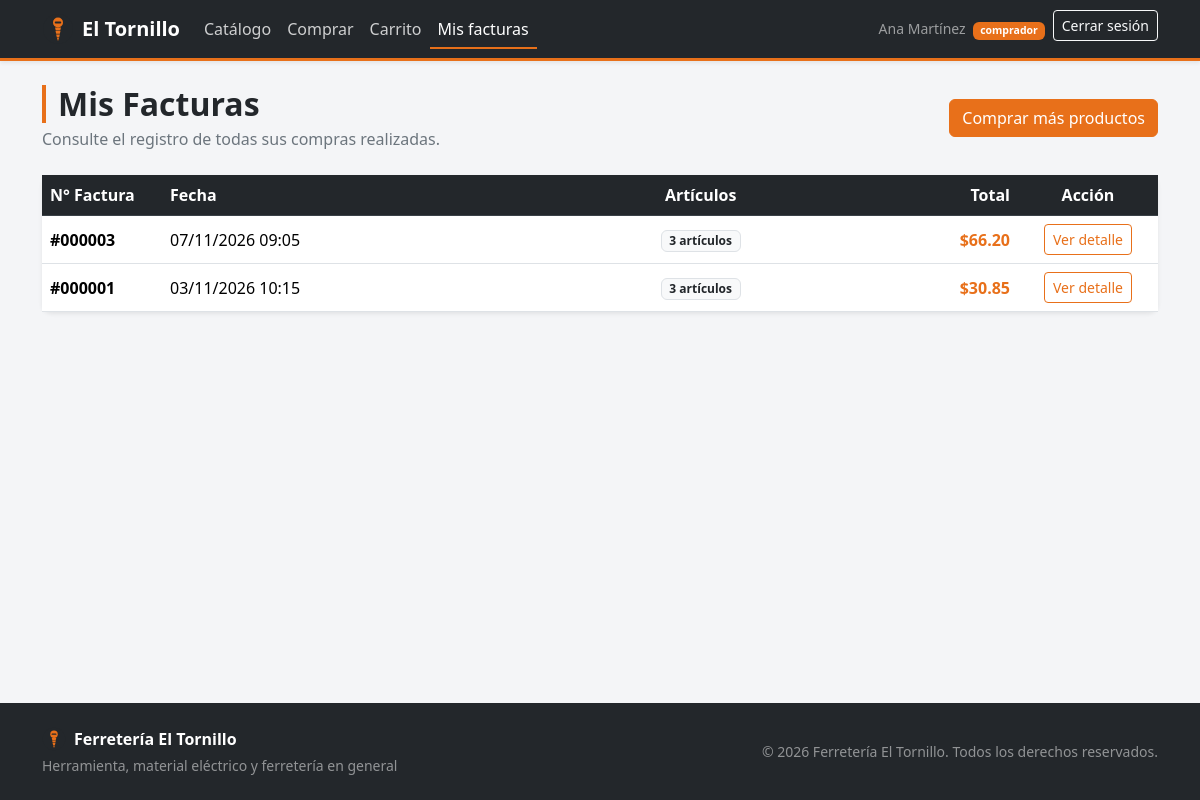
/comprador/historial.php (signed in), run on the app's committed database.
### tables this page shows
CREATE TABLE facturas (
    id           INT UNSIGNED  NOT NULL AUTO_INCREMENT,
    comprador_id INT UNSIGNED  NOT NULL,
    fecha        DATETIME      NOT NULL DEFAULT CURRENT_TIMESTAMP,
    total        DECIMAL(10,2) NOT NULL DEFAULT 0.00,
    PRIMARY KEY (id),
    KEY idx_facturas_comprador (comprador_id),
    CONSTRAINT fk_facturas_comprador
        FOREIGN KEY (comprador_id) REFERENCES usuarios (id)
        ON DELETE RESTRICT ON UPDATE CASCADE
);

### includes/config.php (called while the page is built, shortened)
<?php
function url(string $ruta = ''): string
{
    return BASE_URL . ltrim($ruta, '/');
}
function dinero($monto): string
{
    return '$' . number_format((float) $monto, 2, '.', ',');
}
function fecha_legible(?string $fecha): string
{
    $ts = strtotime($fecha);
    return $ts === false ? $fecha : date('d/m/Y H:i', $ts);
}

### includes/auth.php (called while the page is built, shortened)
<?php
function esta_autenticado(): bool
{
    return isset($_SESSION['usuario_id'], $_SESSION['rol']);
}
function usuario_id(): ?int
{
    return esta_autenticado() ? (int) $_SESSION['usuario_id'] : null;
}

### public/comprador/historial.php (the view, shortened to what this page needs)
<?php
require_once __DIR__ . '/../../includes/auth.php';
$comprador_id = usuario_id();
$sql = "SELECT f.id, f.fecha, f.total,
               (SELECT COUNT(*) FROM detalle_factura df WHERE df.factura_id = f.id) AS num_articulos
        FROM facturas f
        WHERE f.comprador_id = $comprador_id
        ORDER BY f.fecha DESC";
$resultado = mysqli_query($conn, $sql);
$facturas = ($resultado !== false) ? mysqli_fetch_all($resultado, MYSQLI_ASSOC) : [];
require_once __DIR__ . '/../../includes/header.php';
?>
<div class="d-flex flex-wrap justify-content-between align-items-center gap-3 mb-4">
    <div>
        <h1 class="titulo-seccion h2 mb-1">Mis Facturas</h1>
        <p class="text-secondary mb-0">Consulte el registro de todas sus compras realizadas.</p>
    </div>
    <a href="<?= url('comprador/catalogo.php') ?>" class="btn btn-naranja">
        Comprar más productos
    </a>
</div>
<div class="card shadow-sm border-0">
    <div class="card-body p-0">
        <?php if (empty($facturas)): ?>
            <div class="text-center py-5">
                <svg xmlns="http://www.w3.org/2000/svg" width="48" height="48" fill="#6c757d" class="bi bi-receipt mb-3" viewBox="0 0 16 16">
                  <path d="M1.92.506a.5.5 0 0 1 .434.14L3 1.293l.646-.647a.5.5 0 0 1 .708 0L5 1.293l.646-.647a.5.5 0 0 1 .708 0L7 1.293l.646-.647a.5.5 0 0 1 .708 0L9 1.293l.646-.647a.5.5 0 0 1 .708 0l.646.647.646-.647a.5.5 0 0 1 .708 0l.646.647.646-.647a.5.5 0 0 1 .801.13l.5 1A.5.5 0 0 1 15 2v12a.5.5 0 0 1-.053.224l-.5 1a.5.5 0 0 1-.8.13L13 14.707l-.646.647a.5.5 0 0 1-.708 0L11 14.707l-.646.647a.5.5 0 0 1-.708 0L9 14.707l-.646.647a.5.5 0 0 1-.708 0L7 14.707l-.646.647a.5.5 0 0 1-.708 0L5 14.707l-.646.647a.5.5 0 0 1-.708 0L3 14.707l-.646.647a.5.5 0 0 1-.801-.13l-.5-1A.5.5 0 0 1 1 14V2a.5.5 0 0 1 .053-.224l.5-1a.5.5 0 0 1 .367-.27m.216 1.439L2 2.17v11.66l.136.273.4-.4a.5.5 0 0 1 .707 0l.647.647.646-.647a.5.5 0 0 1 .708 0l.646.647.646-.647a.5.5 0 0 1 .708 0l.646.647.646-.647a.5.5 0 0 1 .708 0l.646.647.646-.647a.5.5 0 0 1 .708 0l.646.647.646-.647a.5.5 0 0 1 .708 0l.4.4.136-.273V2.17l-.136-.273-.4.4a.5.5 0 0 1-.707 0L11.5 1.65l-.646.647a.5.5 0 0 1-.708 0L9.5 1.65l-.646.647a.5.5 0 0 1-.708 0L7.5 1.65l-.646.647a.5.5 0 0 1-.708 0L5.5 1.65l-.646.647a.5.5 0 0 1-.708 0L3.5 1.65l-.646.647a.5.5 0 0 1-.708 0z"/>
                  <path d="M3 4.5a.5.5 0 0 1 .5-.5h6a.5.5 0 1 1 0 1h-6a.5.5 0 0 1-.5-.5m0 2a.5.5 0 0 1 .5-.5h6a.5.5 0 1 1 0 1h-6a.5.5 0 0 1-.5-.5m0 2a.5.5 0 0 1 .5-.5h6a.5.5 0 1 1 0 1h-6a.5.5 0 0 1-.5-.5m0 2a.5.5 0 0 1 .5-.5h4a.5.5 0 0 1 0 1h-4a.5.5 0 0 1-.5-.5m8-6a.5.5 0 0 1 .5-.5h1a.5.5 0 0 1 0 1h-1a.5.5 0 0 1-.5-.5m0 2a.5.5 0 0 1 .5-.5h1a.5.5 0 0 1 0 1h-1a.5.5 0 0 1-.5-.5m0 2a.5.5 0 0 1 .5-.5h1a.5.5 0 0 1 0 1h-1a.5.5 0 0 1-.5-.5m0 2a.5.5 0 0 1 .5-.5h1a.5.5 0 0 1 0 1h-1a.5.5 0 0 1-.5-.5"/>
                </svg>
                <h4 class="h5">No tiene compras registradas</h4>
                <p class="text-muted small">Cuando realice un pedido aparecerá en esta lista.</p>
                <a href="<?= url('comprador/catalogo.php') ?>" class="btn btn-sm btn-naranja">Ver catálogo</a>
            </div>
        <?php else: ?>
            <div class="table-responsive">
                <table class="table table-hover align-middle mb-0">
                    <thead class="bg-oscuro text-white">
                        <tr>
                            <th style="width: 120px;">N° Factura</th>
                            <th>Fecha</th>
                            <th class="text-center">Artículos</th>
                            <th class="text-end">Total</th>
                            <th class="text-center" style="width: 140px;">Acción</th>
                        </tr>
                    </thead>
                    <tbody>
                        <?php foreach ($facturas as $f): ?>
                            <tr>
                                <td class="fw-bold">#<?= str_pad((string)$f['id'], 6, '0', STR_PAD_LEFT) ?></td>
                                <td><?= fecha_legible($f['fecha']) ?></td>
                                <td class="text-center">
                                    <span class="badge bg-light text-dark border">
                                        <?= (int) $f['num_articulos'] ?> artículo<?= (int) $f['num_articulos'] === 1 ? '' : 's' ?>
                                    </span>
                                </td>
                                <td class="text-end fw-bold text-naranja"><?= dinero($f['total']) ?></td>
                                <td class="text-center">
                                    <a href="<?= url('comprador/factura.php?id=' . (int)$f['id']) ?>" class="btn btn-sm btn-outline-naranja">
                                        Ver detalle
                                    </a>
                                </td>
                            </tr>
                        <?php endforeach; ?>
                    </tbody>
                </table>
            </div>
        <?php endif; ?>
    </div>
</div>
<?php require_once __DIR__ . '/../../includes/footer.php'; ?>

### public/assets/css/estilos.css (style rules this page uses)
:root { --naranja: #e8701a; --naranja-oscuro: #c75c12; --naranja-claro: #fff1e6; --gris-oscuro: #23272b; --gris-medio: #3a4147; --gris-claro: #f4f5f7; }
html { background-color: var(--gris-oscuro); overscroll-behavior-y: none; }
body { background-color: var(--gris-claro); color: var(--gris-oscuro); }
.bg-oscuro { background-color: var(--gris-oscuro) !important; }
.text-naranja { color: var(--naranja) !important; }
.btn-naranja { background-color: var(--naranja); border-color: var(--naranja); color: #fff; }
.btn-outline-naranja { border-color: var(--naranja); color: var(--naranja); }
.card { border: 1px solid #e3e6ea; border-radius: 0.6rem; }
.titulo-seccion { border-left: 4px solid var(--naranja); padding-left: 0.75rem; font-weight: 700; }
.table thead th { background-color: var(--gris-oscuro); color: #fff; font-weight: 600; border-color: var(--gris-medio); }

### data on the page
facturas: id "000003", fecha "07/11/2026 09:05", num_articulos "3", total "$66.20"
facturas: id "000001", fecha "03/11/2026 10:15", num_articulos "3", total "$30.85"

### other printed values
$usuario['nombre'] "Ana Martínez"
$usuario['rol'] "comprador"
APP_NOMBRE "Ferretería El Tornillo"
APP_LEMA "Herramienta, material eléctrico y ferretería en general"
